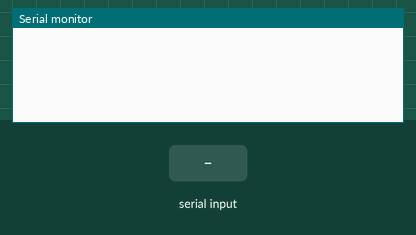
Simulated run of this sketch. Board: Arduino Leonardo, built with avr-gcc and run on an emulated ATmega32U4. On the bench: the last lines printed to the serial monitor. The test bench sets the inputs (shaded band).

Above: at 1.2 s.
1.3 s: "d" received over Serial
At 2.4 s:
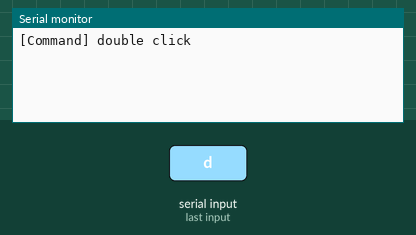
2.8 s: "e" received over Serial
At 3.5 s:
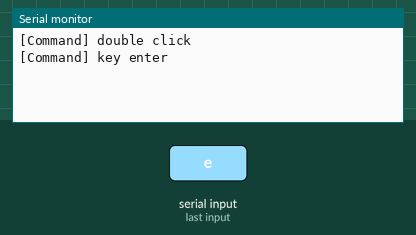
4.3 s: "k" received over Serial
At 4.6 s:
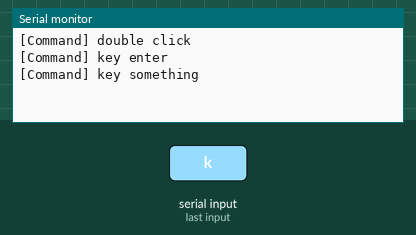
5.8 s: "90,45,200\n" received over Serial
At 7.0 s:
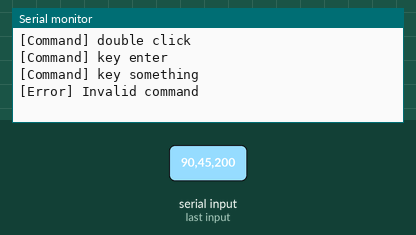
7.3 s: "m90\n" received over Serial
At 8.9 s:
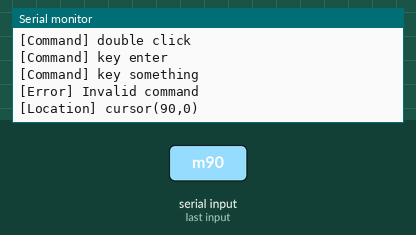
9.8 s: "s90\n" received over Serial
At 11.2 s:
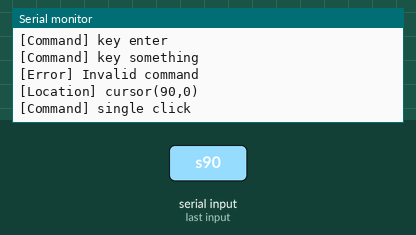

The sketch:

simpleController.ino
```cpp
/*
Command list:
s(115): single click

d(100): double click

m(109): move mouse position (with two following integer separated by ',' end with '\n' or any character)
  - x: absolute x moving
  - y: absolute y moving
  - Example: m240,31\n, m-243,-43.

r(114): move mouse relatively (with two following integer separated by ',' end with '\n' or any character)
  - x: relative x moving
  - y: relative y moving
  - Example: r240,31\n, r-243,-43.

c(99): move mouse position to center (0,0)

g(103): get current cursor position (x,y)

e(101): keyboard write 'Enter'

k(107): key in a certain character (with one following ASCII code)

l(108): l means lab is for experiment => MoveLikeHuman(long x, long y)
  - x: relative x moving
  - y: relative y moving
  - Example: l134,-775\n, l-1001,324.
*/
#include "HID-Project.h"

long CLICK_FREQUENCY = 100;
const char ENTER = 13;

int currentX = 0;
int currentY = 0;

const long MOVE_BOUND_MAX = 32767;
const long MOVE_BOUND_MIN = -32767;


/*               HID AbsoluteMouse coordination
(-32767, -32767) ------------- # ------------- (32767, -32767)
                 |             |             |
                 |             |             |
                 |------------ 0 ------------| (32767, 0)
                 |             |             |
                 |             |             |
(-32767, 32767)  ------------- # ------------- (32767, 32767)
*/

void setup() {
  // put your setup code here, to run once:
  Serial.begin(9600);
  randomSeed(analogRead(0));
}

void loop() {
  if (Serial.available() > 0) {
    // Start with a command character
    char c = (char)Serial.read();

    if (c == 'm') {  // Move to a specific position (x, y)
      long x = Serial.parseInt();
      Serial.read();  // consume ',' in the buffer
      long y = Serial.parseInt();

      // Check valid movement
      if ((x <= MOVE_BOUND_MAX && x >= MOVE_BOUND_MIN) && (y <= MOVE_BOUND_MAX && y >= MOVE_BOUND_MIN)) {
        AbsoluteMouse.moveTo((int)x, (int)y);
        updateLocation((int)x, (int)y);
        getLocation();

      } else {
        Serial.println("[Error] invalid move");
      }

    } else if (c == 'r') { // Move relatively
      long x = Serial.parseInt();
      Serial.read();  // consume ',' in the buffer
      long y = Serial.parseInt();

      long newX = (long)currentX + x;
      long newY = (long)currentY + y;

      // Check if this relatively move will exceed the bound
      if ((newX <= MOVE_BOUND_MAX && newX >= MOVE_BOUND_MIN) && (newY <= MOVE_BOUND_MAX && newY >= MOVE_BOUND_MIN)) {
        AbsoluteMouse.move((int)x, (int)y);
        currentX = (int)newX;
        currentY = (int)newY;
        getLocation();

      } else {
        if (newX > MOVE_BOUND_MAX) {
          newX = MOVE_BOUND_MAX;
        } else if (newX < MOVE_BOUND_MIN) {
          newX = MOVE_BOUND_MIN;
        }

        if (newY > MOVE_BOUND_MAX) {
          newY = MOVE_BOUND_MAX;
        } else if (newY < MOVE_BOUND_MIN) {
          newY = MOVE_BOUND_MIN;
        }
        AbsoluteMouse.moveTo((int)newX, (int)newY);
        updateLocation((int)newX, (int)newY);
        getLocation();

      }

    } else if (c == 'c') {  // Move to the center of the screen
      AbsoluteMouse.moveTo(0, 0);
      updateLocation(0, 0);
      getLocation();

    } else if (c == 'g') {  // Get current location
      getLocation();

    } else if (c == 's') {
      Serial.println("[Command] single click");
      Click(MOUSE_LEFT);

    } else if (c == 'd') {
      Serial.println("[Command] double click");
      MultiClick(2, CLICK_FREQUENCY, MOUSE_LEFT);

    } else if (c == 'e') {
      Serial.println("[Command] key enter");
      KeyStroke(10);

    } else if (c == 'k') {
      Serial.println("[Command] key something");
      char key = (char)Serial.read();
      if (key != 0) {
        KeyStroke(key);
      }

    } else if (c == 'l') {
      // Experiment commnad

    } else {
      Serial.println("[Error] Invalid command");
    }
    CleanBuffer();
  }
}

void SafeMove(signed char x, signed char y) {
  String message = "[Safe Move] move (";
  message += String(x);
  message += ",";
  message += String(y);
  message += ")";
  Serial.println(message);
}

void MoveLikeHuman(int targetX, int targetY) {
}

void Click(uint8_t b) {
  // Must use a switch or some controller to keep it safe
  AbsoluteMouse.click(b);
}

void MultiClick(int times, long duration, uint8_t b) {
  for (int i = 0; i < times - 1; i++) {
    Click(b);
    delay(duration);
  }
  Click(b);
}

void KeyStroke(char c) {
  Keyboard.write(c);
}

void CleanBuffer() {
  while (Serial.read() != -1) {
  }
}

void updateLocation(int x, int y) {
  currentX = x;
  currentY = y;
}

void getLocation() {
  String message = "[Location] cursor(";
  message += String(currentX);
  message += ",";
  message += String(currentY);
  message += ")";
  Serial.println(message);
}
```

Measured:
- after the input at 1.3 s, the serial monitor: prints a new line at once (image 1)
- after the input at 2.8 s, the serial monitor: prints a new line at once (image 2)
- after the input at 4.3 s, the serial monitor: prints a new line at once (image 3)
- after the input at 5.8 s, the serial monitor: prints a new line at once (image 4)
- after the input at 7.3 s, the serial monitor: prints a new line after 1.0 s (image 5)
- after the input at 9.8 s, the serial monitor: prints a new line at once (image 6)
